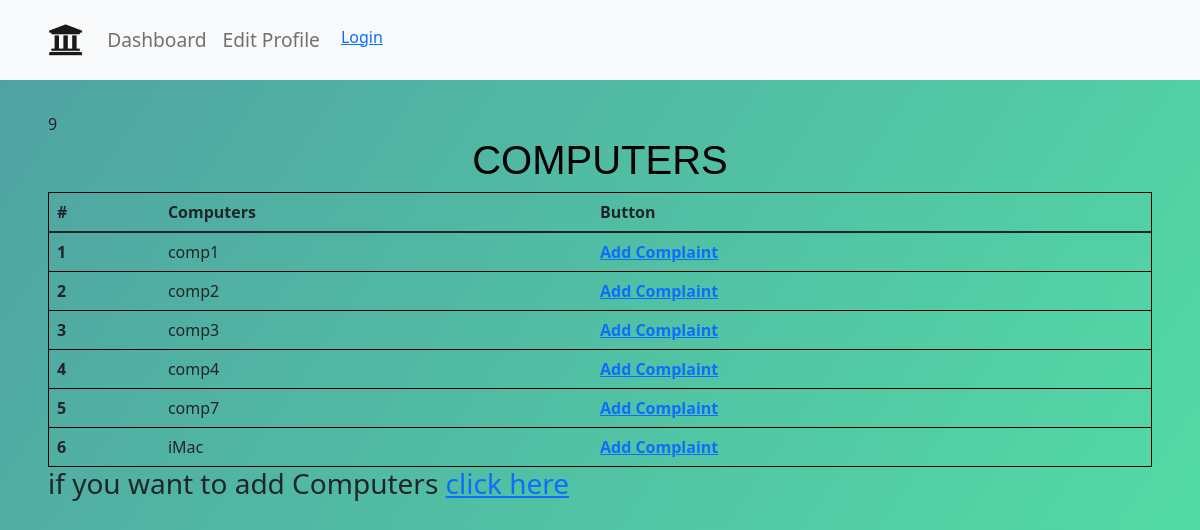
The page /lab/9 on the database its author committed.
### main/models.py (models this page shows)
class Computers(models.Model):
    computer_id=models.CharField(max_length=20, blank=False, null=False)
    lab_id=models.ForeignKey(Lab, on_delete=models.CASCADE)
    floor_id=models.CharField(max_length=10,blank=False, null=False)
    def __str__(self):
        return self.computer_id

### main/views.py (the view)
# urls.py: path("lab/<pk>", views.lab, name='lab'),
def lab(request, pk):
	print(pk)
	computers = Computers.objects.filter(lab_id=pk).order_by('id').all()
	print(computers)
	return render(request, "lab.html", {
				'computers': computers,
				'labid': pk })

### templates/lab.html
{% extends 'base.html' %}
{% load static %}
{% block body %}
{% include 'navbar.html' with user=user %}
<div class="wrapper_">
<a>{{ labid }}</a>
<div class = "lab-h1">
    <h1>computers</h1>
</div>
<div class = "lab-computers">
    <table class="table">
        <thead class="thead-dark">
          <tr>
            <th scope="col">#</th>
            <th scope="col">Computers</th>
            <th scope="col">Button</th>
          </tr>
        </thead>
        <tbody>
        {% for computer in computers %}
          <tr>
            <th scope="row">{{forloop.counter}}</th>
            <td>{{ computer }}</td>
            <th><a href="{% url 'main:complaint' pk=computer.id %}">Add Complaint </a> </h5></th>
          </tr>
        {% endfor %}
        </tbody>
    </table>
</div>
<h3> if you want to add Computers <a href="{% url 'main:add_computer' pk=labid %}">click here</a> </h3>
</div>
{% endblock body %}

### static/styles/base.css (style rules this page uses)
.wrapper_ { padding: 2rem 3rem; background-image: -moz-linear-gradient(top left, #50a3a2 0%, #53e3a6 100%); background-image: -webkit-linear-gradient(top left, #50a3a2 0%, #53e3a6 100%); background-image: -o-linear-gradient(top left, #50a3a2 0%, #53e3a6 100%); background-image: linear-gradient(top left, #50a3a2 0%, #53e3a6 100%); height : 100vh; }
.lab-h1 { margin-top: 0px; color : black; text-align: center; font-size : 50px; font-family: "Source Sans Pro", sans-serif; text-transform: uppercase; }
.lab-computers table { border: 0.5px solid black; margin: 0 auto; }

### rows shown on the page
Computers: computer "comp1"
Computers: computer "comp2"
Computers: computer "comp3"
Computers: computer "comp4"
Computers: computer "comp7"
Computers: computer "iMac"

### other values the page prints
{{ labid }} "9"
